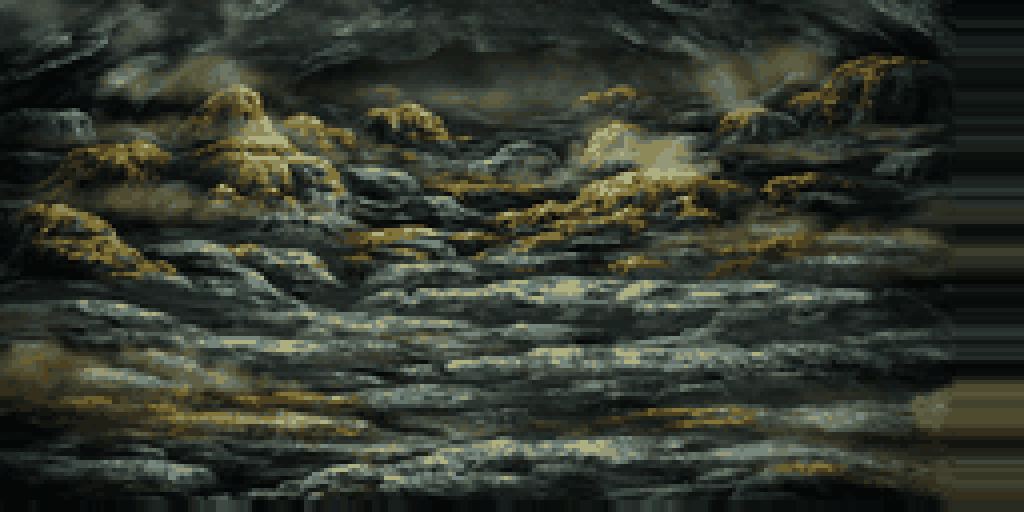
#> input picture addons-src/venture/assets/bg/attohwa.png, 1024 x 512 px, given in place of ssg.png, which was not available
$ python hub_banner_pixel.py
#> lines starting #> are read from the running program, lines starting #| are printed output that depends on the picture
#> `canvas=Image.new('RGBA',(W,H))`: canvas: PIL image 960x240 RGBA; every value is 0
# The Hub's banner (2026-11-25): Kaza's pixel art from the app's Ventures (zones + his six heroes). Run from a folder
# with the app's assets staged; writes hub_banner.jpg (960x240) and hub_banner_1920.png.
from PIL import Image, ImageDraw, ImageFont, ImageFilter
import sys
U='/mnt/user-data/uploads/xifo-app/assets/'
W,H=960,240
def zone(n):
#> called with n = 'ssg'
    bg=Image.open(U+'ventures/bg/'+n+'.png').convert('RGBA'); fg=Image.open(U+'ventures/fg/'+n+'.png').convert('RGBA'); bg.alpha_composite(fg); return bg
#> in zone, bg is the input picture: PIL image 1024x512 RGBA; mean R, G, B, A 53, 57.7, 47, 255
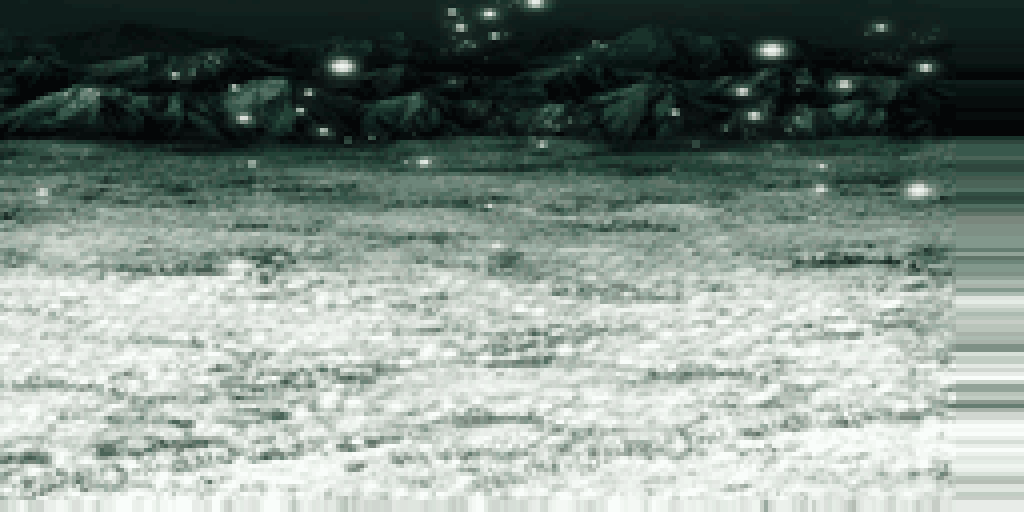
#> input picture addons-src/venture/assets/bg/bhaflau.png, 1024 x 512 px, given in place of ssg.png, which was not available
#> in zone, fg is the input picture: PIL image 1024x512 RGBA; mean R, G, B, A 127.1, 140, 133.1, 255
Y={'ssg':0,'sarutabaruta':40,'uleguerand':40,'gustaberg':40,'ronfaure':60}
def crop(n): y=Y[n]; return zone(n).crop((0,y,960,y+240))
#> after `return zone(n).crop((0, y, 960, y + 240))`:
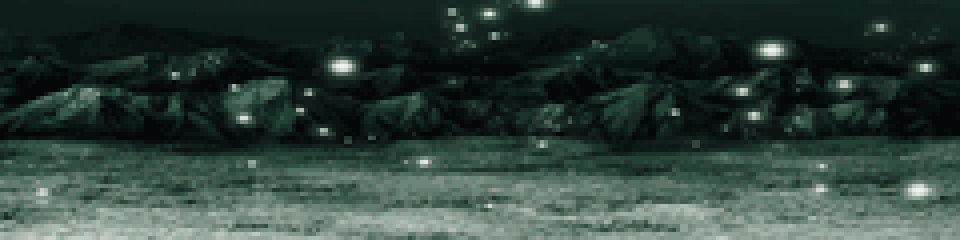
#> returned value: PIL image 960x240 RGBA; mean R, G, B, A 47, 64, 57.9, 255
canvas=Image.new('RGBA',(W,H))
# slices: (zone, x_top_start) slanted by 40px
cuts=[('ssg',-40),('sarutabaruta',380),('uleguerand',570),('gustaberg',760)]
slant=50
for i,(n,x0) in enumerate(cuts):
    img=crop(n)
    mask=Image.new('L',(W,H),0); d=ImageDraw.Draw(mask)
#> after `mask = Image.new('L', (W, H), 0)`: mask: PIL image 960x240 L; every value is 0
    x1=cuts[i+1][1] if i+1<len(cuts) else W+100
    d.polygon([(x0+slant,0),(x1+slant,0),(x1,H),(x0,H)],fill=255)
    canvas.paste(img,(0,0),mask)
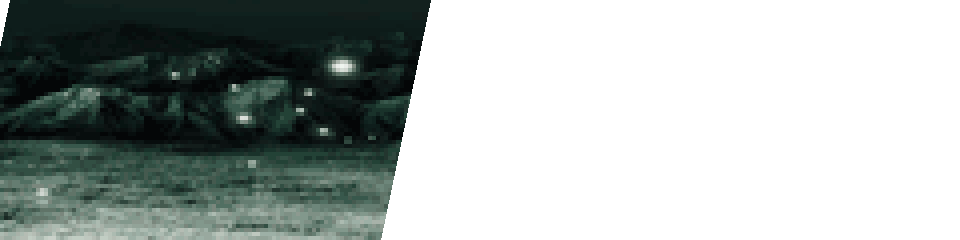
#> canvas: PIL image 960x240 RGBA; mean R, G, B, A 19.3, 26.4, 23.9, 107.6; transparent parts drawn white
#> (the run stopped early here; a loop or call above may not have finished)
